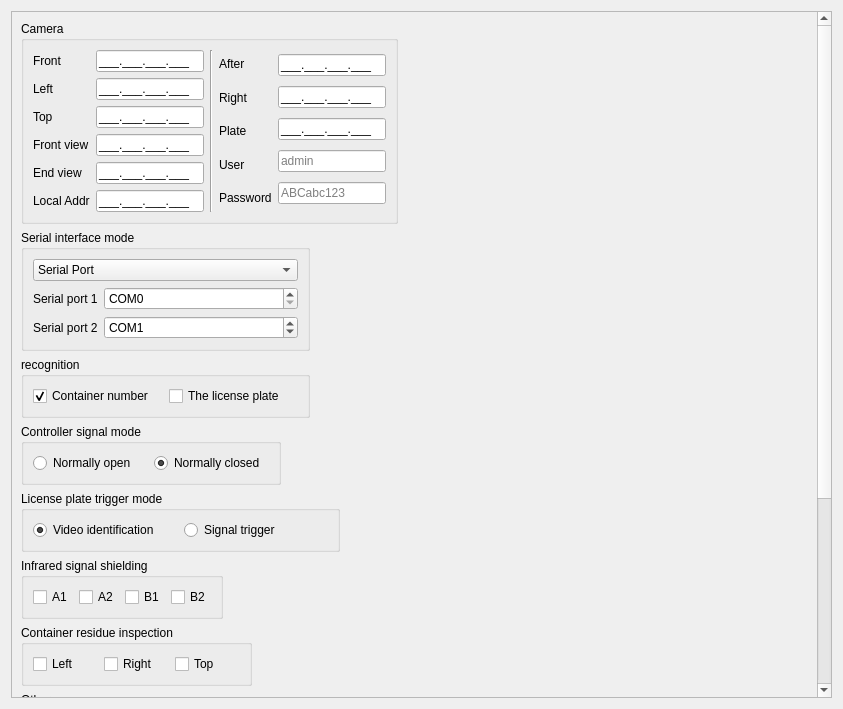
<?xml version="1.0" encoding="UTF-8"?>
<ui version="4.0">
 <class>Channel_Setting_Form</class>
 <widget class="QWidget" name="Channel_Setting_Form">
  <property name="geometry">
   <rect>
    <x>0</x>
    <y>0</y>
    <width>843</width>
    <height>709</height>
   </rect>
  </property>
  <property name="windowTitle">
   <string>Form</string>
  </property>
  <property name="autoFillBackground">
   <bool>false</bool>
  </property>
  <layout class="QGridLayout" name="gridLayout_9">
   <item row="0" column="0">
    <widget class="QScrollArea" name="scrollArea">
     <property name="widgetResizable">
      <bool>true</bool>
     </property>
     <property name="alignment">
      <set>Qt::AlignCenter</set>
     </property>
     <widget class="QWidget" name="scrollAreaWidgetContents">
      <property name="geometry">
       <rect>
        <x>0</x>
        <y>-256</y>
        <width>798</width>
        <height>941</height>
       </rect>
      </property>
      <layout class="QGridLayout" name="gridLayout_8">
       <item row="0" column="0" colspan="7">
        <widget class="QGroupBox" name="groupBox">
         <property name="title">
          <string>Camera</string>
         </property>
         <property name="flat">
          <bool>true</bool>
         </property>
         <layout class="QGridLayout" name="gridLayout">
          <item row="0" column="0">
           <layout class="QVBoxLayout" name="verticalLayout">
            <item>
             <widget class="QLabel" name="label_11">
              <property name="text">
               <string>Front</string>
              </property>
             </widget>
            </item>
            <item>
             <widget class="QLabel" name="label_16">
              <property name="text">
               <string>Left</string>
              </property>
             </widget>
            </item>
            <item>
             <widget class="QLabel" name="label_9">
              <property name="text">
               <string>Top</string>
              </property>
             </widget>
            </item>
            <item>
             <widget class="QLabel" name="label_25">
              <property name="text">
               <string>Front view</string>
              </property>
             </widget>
            </item>
            <item>
             <widget class="QLabel" name="label_26">
              <property name="text">
               <string>End view</string>
              </property>
             </widget>
            </item>
            <item>
             <widget class="QLabel" name="label_6">
              <property name="text">
               <string>Local Addr</string>
              </property>
             </widget>
            </item>
           </layout>
          </item>
          <item row="0" column="1">
           <layout class="QVBoxLayout" name="verticalLayout_2">
            <item>
             <widget class="QLineEdit" name="Camera_Front">
              <property name="inputMask">
               <string>000.000.000.000;_</string>
              </property>
             </widget>
            </item>
            <item>
             <widget class="QLineEdit" name="Camera_Left">
              <property name="inputMask">
               <string>000.000.000.000;_</string>
              </property>
             </widget>
            </item>
            <item>
             <widget class="QLineEdit" name="Camera_Top">
              <property name="inputMask">
               <string>000.000.000.000;_</string>
              </property>
             </widget>
            </item>
            <item>
             <widget class="QLineEdit" name="lineEdit_2">
              <property name="inputMask">
               <string>000.000.000.000;_</string>
              </property>
             </widget>
            </item>
            <item>
             <widget class="QLineEdit" name="lineEdit_3">
              <property name="inputMask">
               <string>000.000.000.000;_</string>
              </property>
             </widget>
            </item>
            <item>
             <widget class="QLineEdit" name="lineEdit">
              <property name="inputMask">
               <string>000.000.000.000;_</string>
              </property>
             </widget>
            </item>
           </layout>
          </item>
          <item row="0" column="2">
           <widget class="Line" name="line">
            <property name="orientation">
             <enum>Qt::Vertical</enum>
            </property>
           </widget>
          </item>
          <item row="0" column="3">
           <layout class="QVBoxLayout" name="verticalLayout_3">
            <item>
             <widget class="QLabel" name="label_14">
              <property name="text">
               <string>After</string>
              </property>
             </widget>
            </item>
            <item>
             <widget class="QLabel" name="label_10">
              <property name="text">
               <string>Right</string>
              </property>
             </widget>
            </item>
            <item>
             <widget class="QLabel" name="label_15">
              <property name="text">
               <string>Plate</string>
              </property>
             </widget>
            </item>
            <item>
             <widget class="QLabel" name="label_13">
              <property name="text">
               <string>User</string>
              </property>
             </widget>
            </item>
            <item>
             <widget class="QLabel" name="label_12">
              <property name="text">
               <string>Password</string>
              </property>
             </widget>
            </item>
           </layout>
          </item>
          <item row="0" column="4">
           <layout class="QVBoxLayout" name="verticalLayout_4">
            <item>
             <widget class="QLineEdit" name="Camera_After">
              <property name="inputMask">
               <string>000.000.000.000;_</string>
              </property>
             </widget>
            </item>
            <item>
             <widget class="QLineEdit" name="Camera_Right">
              <property name="inputMask">
               <string>000.000.000.000;_</string>
              </property>
             </widget>
            </item>
            <item>
             <widget class="QLineEdit" name="Camera_Plate">
              <property name="inputMask">
               <string>000.000.000.000;_</string>
              </property>
             </widget>
            </item>
            <item>
             <widget class="QLineEdit" name="Camera_User">
              <property name="placeholderText">
               <string>admin</string>
              </property>
             </widget>
            </item>
            <item>
             <widget class="QLineEdit" name="Camera_Password">
              <property name="placeholderText">
               <string>ABCabc123</string>
              </property>
             </widget>
            </item>
           </layout>
          </item>
         </layout>
        </widget>
       </item>
       <item row="4" column="5" colspan="3">
        <spacer name="horizontalSpacer_5">
         <property name="orientation">
          <enum>Qt::Horizontal</enum>
         </property>
         <property name="sizeHint" stdset="0">
          <size>
           <width>131</width>
           <height>20</height>
          </size>
         </property>
        </spacer>
       </item>
       <item row="6" column="2" colspan="6">
        <spacer name="horizontalSpacer_7">
         <property name="orientation">
          <enum>Qt::Horizontal</enum>
         </property>
         <property name="sizeHint" stdset="0">
          <size>
           <width>131</width>
           <height>20</height>
          </size>
         </property>
        </spacer>
       </item>
       <item row="6" column="0" colspan="2">
        <widget class="QGroupBox" name="groupBox_17">
         <property name="title">
          <string>Container residue inspection</string>
         </property>
         <property name="flat">
          <bool>true</bool>
         </property>
         <layout class="QGridLayout" name="gridLayout_6">
          <item row="0" column="2">
           <widget class="QCheckBox" name="SerialPortOpenState_13">
            <property name="text">
             <string>Top</string>
            </property>
            <property name="checked">
             <bool>false</bool>
            </property>
           </widget>
          </item>
          <item row="0" column="1">
           <widget class="QCheckBox" name="SerialPortOpenState_12">
            <property name="text">
             <string>Right</string>
            </property>
            <property name="checked">
             <bool>false</bool>
            </property>
           </widget>
          </item>
          <item row="0" column="0">
           <widget class="QCheckBox" name="SerialPortOpenState_11">
            <property name="text">
             <string>Left</string>
            </property>
            <property name="checked">
             <bool>false</bool>
            </property>
           </widget>
          </item>
         </layout>
        </widget>
       </item>
       <item row="1" column="4" colspan="4">
        <spacer name="horizontalSpacer_2">
         <property name="orientation">
          <enum>Qt::Horizontal</enum>
         </property>
         <property name="sizeHint" stdset="0">
          <size>
           <width>131</width>
           <height>20</height>
          </size>
         </property>
        </spacer>
       </item>
       <item row="4" column="0" colspan="5">
        <widget class="QGroupBox" name="groupBox_14">
         <property name="title">
          <string>License plate trigger mode</string>
         </property>
         <property name="flat">
          <bool>true</bool>
         </property>
         <layout class="QGridLayout" name="gridLayout_24">
          <item row="0" column="0">
           <widget class="QRadioButton" name="SerialPortOpenState_2">
            <property name="text">
             <string>Video identification</string>
            </property>
            <property name="checked">
             <bool>true</bool>
            </property>
           </widget>
          </item>
          <item row="0" column="1">
           <widget class="QRadioButton" name="SerialPortCloseState_2">
            <property name="text">
             <string>Signal trigger</string>
            </property>
            <property name="checked">
             <bool>false</bool>
            </property>
           </widget>
          </item>
         </layout>
        </widget>
       </item>
       <item row="5" column="0">
        <widget class="QGroupBox" name="groupBox_16">
         <property name="title">
          <string>Infrared signal shielding</string>
         </property>
         <property name="flat">
          <bool>true</bool>
         </property>
         <layout class="QGridLayout" name="gridLayout_5">
          <item row="0" column="1">
           <widget class="QCheckBox" name="SerialPortOpenState_6">
            <property name="text">
             <string>A2</string>
            </property>
            <property name="checked">
             <bool>false</bool>
            </property>
           </widget>
          </item>
          <item row="0" column="3">
           <widget class="QCheckBox" name="SerialPortOpenState_8">
            <property name="text">
             <string>B2</string>
            </property>
            <property name="checked">
             <bool>false</bool>
            </property>
           </widget>
          </item>
          <item row="0" column="2">
           <widget class="QCheckBox" name="SerialPortOpenState_7">
            <property name="text">
             <string>B1</string>
            </property>
            <property name="checked">
             <bool>false</bool>
            </property>
           </widget>
          </item>
          <item row="0" column="0">
           <widget class="QCheckBox" name="SerialPortOpenState_5">
            <property name="text">
             <string>A1</string>
            </property>
            <property name="checked">
             <bool>false</bool>
            </property>
           </widget>
          </item>
         </layout>
        </widget>
       </item>
       <item row="2" column="0" colspan="4">
        <widget class="QGroupBox" name="groupBox_15">
         <property name="title">
          <string>recognition</string>
         </property>
         <property name="flat">
          <bool>true</bool>
         </property>
         <property name="checkable">
          <bool>false</bool>
         </property>
         <layout class="QGridLayout" name="gridLayout_25">
          <item row="0" column="0">
           <widget class="QCheckBox" name="SerialPortOpenState_3">
            <property name="text">
             <string>Container number</string>
            </property>
            <property name="checked">
             <bool>true</bool>
            </property>
           </widget>
          </item>
          <item row="0" column="1">
           <widget class="QCheckBox" name="SerialPortCloseState_3">
            <property name="text">
             <string>The license plate</string>
            </property>
            <property name="checked">
             <bool>false</bool>
            </property>
           </widget>
          </item>
         </layout>
        </widget>
       </item>
       <item row="0" column="7">
        <spacer name="horizontalSpacer">
         <property name="orientation">
          <enum>Qt::Horizontal</enum>
         </property>
         <property name="sizeHint" stdset="0">
          <size>
           <width>117</width>
           <height>20</height>
          </size>
         </property>
        </spacer>
       </item>
       <item row="1" column="0" colspan="4">
        <widget class="QGroupBox" name="groupBox_2">
         <property name="title">
          <string>Serial interface mode</string>
         </property>
         <property name="flat">
          <bool>true</bool>
         </property>
         <layout class="QGridLayout" name="gridLayout_4">
          <item row="0" column="0">
           <widget class="QComboBox" name="ControllerSignalMode">
            <item>
             <property name="text">
              <string>Serial Port</string>
             </property>
            </item>
            <item>
             <property name="text">
              <string>Moxa Tcp Server</string>
             </property>
            </item>
            <item>
             <property name="text">
              <string>IO controller</string>
             </property>
            </item>
           </widget>
          </item>
          <item row="1" column="0">
           <widget class="QStackedWidget" name="stackedWidget">
            <property name="currentIndex">
             <number>0</number>
            </property>
            <widget class="QWidget" name="page">
             <layout class="QGridLayout" name="gridLayout_7">
              <property name="leftMargin">
               <number>0</number>
              </property>
              <property name="topMargin">
               <number>0</number>
              </property>
              <property name="rightMargin">
               <number>0</number>
              </property>
              <property name="bottomMargin">
               <number>0</number>
              </property>
              <item row="1" column="0">
               <layout class="QHBoxLayout" name="horizontalLayout_6">
                <item>
                 <widget class="QLabel" name="label_18">
                  <property name="text">
                   <string>Serial port 2</string>
                  </property>
                 </widget>
                </item>
                <item>
                 <widget class="QSpinBox" name="SerialPort_Tow">
                  <property name="sizePolicy">
                   <sizepolicy hsizetype="Expanding" vsizetype="Fixed">
                    <horstretch>0</horstretch>
                    <verstretch>0</verstretch>
                   </sizepolicy>
                  </property>
                  <property name="prefix">
                   <string>COM</string>
                  </property>
                  <property name="value">
                   <number>1</number>
                  </property>
                 </widget>
                </item>
               </layout>
              </item>
              <item row="0" column="0">
               <layout class="QHBoxLayout" name="horizontalLayout_5">
                <item>
                 <widget class="QLabel" name="label_17">
                  <property name="text">
                   <string>Serial port 1</string>
                  </property>
                 </widget>
                </item>
                <item>
                 <widget class="QSpinBox" name="SerialPort_One">
                  <property name="sizePolicy">
                   <sizepolicy hsizetype="Expanding" vsizetype="Fixed">
                    <horstretch>0</horstretch>
                    <verstretch>0</verstretch>
                   </sizepolicy>
                  </property>
                  <property name="suffix">
                   <string/>
                  </property>
                  <property name="prefix">
                   <string>COM</string>
                  </property>
                 </widget>
                </item>
               </layout>
              </item>
             </layout>
            </widget>
            <widget class="QWidget" name="page_2">
             <layout class="QGridLayout" name="gridLayout_3">
              <property name="leftMargin">
               <number>0</number>
              </property>
              <property name="topMargin">
               <number>0</number>
              </property>
              <property name="rightMargin">
               <number>0</number>
              </property>
              <property name="bottomMargin">
               <number>0</number>
              </property>
              <item row="0" column="0">
               <layout class="QHBoxLayout" name="horizontalLayout_9">
                <item>
                 <widget class="QLabel" name="label_2">
                  <property name="text">
                   <string>Address1</string>
                  </property>
                 </widget>
                </item>
                <item>
                 <widget class="QLineEdit" name="SerialAddr_One">
                  <property name="inputMask">
                   <string>000.000.000.000;_</string>
                  </property>
                 </widget>
                </item>
               </layout>
              </item>
              <item row="1" column="0">
               <layout class="QHBoxLayout" name="horizontalLayout_10">
                <item>
                 <widget class="QLabel" name="label_4">
                  <property name="text">
                   <string>Address2</string>
                  </property>
                 </widget>
                </item>
                <item>
                 <widget class="QLineEdit" name="SerialAddr_Tow">
                  <property name="inputMask">
                   <string>000.000.000.000;_</string>
                  </property>
                  <property name="text">
                   <string>...</string>
                  </property>
                 </widget>
                </item>
               </layout>
              </item>
              <item row="0" column="1">
               <layout class="QHBoxLayout" name="horizontalLayout_11">
                <item>
                 <widget class="QLabel" name="label_3">
                  <property name="text">
                   <string>Port1</string>
                  </property>
                 </widget>
                </item>
                <item>
                 <widget class="QSpinBox" name="Port_One"/>
                </item>
               </layout>
              </item>
              <item row="1" column="1">
               <layout class="QHBoxLayout" name="horizontalLayout_12">
                <item>
                 <widget class="QLabel" name="label_5">
                  <property name="text">
                   <string>Port2</string>
                  </property>
                 </widget>
                </item>
                <item>
                 <widget class="QSpinBox" name="Port_Tow"/>
                </item>
               </layout>
              </item>
             </layout>
            </widget>
            <widget class="QWidget" name="page_3">
             <layout class="QGridLayout" name="gridLayout_10">
              <item row="0" column="0">
               <widget class="QLabel" name="label_24">
                <property name="text">
                 <string>Address</string>
                </property>
               </widget>
              </item>
              <item row="0" column="1">
               <widget class="QLineEdit" name="SerialAddr_One_2">
                <property name="inputMask">
                 <string>000.000.000.000;_</string>
                </property>
               </widget>
              </item>
             </layout>
            </widget>
           </widget>
          </item>
         </layout>
        </widget>
       </item>
       <item row="2" column="5" colspan="3">
        <spacer name="horizontalSpacer_3">
         <property name="orientation">
          <enum>Qt::Horizontal</enum>
         </property>
         <property name="sizeHint" stdset="0">
          <size>
           <width>131</width>
           <height>20</height>
          </size>
         </property>
        </spacer>
       </item>
       <item row="7" column="6" colspan="2">
        <spacer name="horizontalSpacer_8">
         <property name="orientation">
          <enum>Qt::Horizontal</enum>
         </property>
         <property name="sizeHint" stdset="0">
          <size>
           <width>124</width>
           <height>20</height>
          </size>
         </property>
        </spacer>
       </item>
       <item row="3" column="0" colspan="3">
        <widget class="QGroupBox" name="groupBox_13">
         <property name="title">
          <string>Controller signal mode</string>
         </property>
         <property name="flat">
          <bool>true</bool>
         </property>
         <layout class="QGridLayout" name="gridLayout_23">
          <item row="0" column="0">
           <widget class="QRadioButton" name="SerialPortOpenState">
            <property name="text">
             <string>Normally open</string>
            </property>
            <property name="checked">
             <bool>false</bool>
            </property>
           </widget>
          </item>
          <item row="0" column="1">
           <widget class="QRadioButton" name="SerialPortCloseState">
            <property name="text">
             <string>Normally closed</string>
            </property>
            <property name="checked">
             <bool>true</bool>
            </property>
           </widget>
          </item>
         </layout>
        </widget>
       </item>
       <item row="3" column="3" colspan="5">
        <spacer name="horizontalSpacer_4">
         <property name="orientation">
          <enum>Qt::Horizontal</enum>
         </property>
         <property name="sizeHint" stdset="0">
          <size>
           <width>131</width>
           <height>20</height>
          </size>
         </property>
        </spacer>
       </item>
       <item row="5" column="1" colspan="7">
        <spacer name="horizontalSpacer_6">
         <property name="orientation">
          <enum>Qt::Horizontal</enum>
         </property>
         <property name="sizeHint" stdset="0">
          <size>
           <width>131</width>
           <height>20</height>
          </size>
         </property>
        </spacer>
       </item>
       <item row="7" column="0" colspan="6">
        <widget class="QGroupBox" name="groupBox_3">
         <property name="title">
          <string>Other</string>
         </property>
         <property name="flat">
          <bool>true</bool>
         </property>
         <layout class="QGridLayout" name="gridLayout_2">
          <item row="0" column="0">
           <layout class="QVBoxLayout" name="verticalLayout_5">
            <item>
             <widget class="QLabel" name="label_19">
              <property name="text">
               <string>Alias</string>
              </property>
             </widget>
            </item>
            <item>
             <widget class="QLabel" name="label">
              <property name="text">
               <string>Channel number</string>
              </property>
             </widget>
            </item>
            <item>
             <widget class="QLabel" name="label_8">
              <property name="text">
               <string>A1 delayed snapshot time</string>
              </property>
             </widget>
            </item>
            <item>
             <widget class="QLabel" name="label_22">
              <property name="text">
               <string>B1 delayed snapshot time</string>
              </property>
             </widget>
            </item>
            <item>
             <widget class="QLabel" name="label_23">
              <property name="text">
               <string>Identification number</string>
              </property>
             </widget>
            </item>
            <item>
             <widget class="QLabel" name="label_20">
              <property name="text">
               <string>Container Camera Model</string>
              </property>
             </widget>
            </item>
            <item>
             <widget class="QLabel" name="label_21">
              <property name="text">
               <string>Plate Camera  Model         </string>
              </property>
             </widget>
            </item>
            <item>
             <widget class="QLabel" name="label_7">
              <property name="text">
               <string>The plug-in version</string>
              </property>
             </widget>
            </item>
           </layout>
          </item>
          <item row="0" column="1">
           <layout class="QVBoxLayout" name="verticalLayout_6">
            <item>
             <widget class="QLineEdit" name="Alias">
              <property name="placeholderText">
               <string>Container access gate</string>
              </property>
             </widget>
            </item>
            <item>
             <widget class="QSpinBox" name="Channel_Number">
              <property name="sizePolicy">
               <sizepolicy hsizetype="Expanding" vsizetype="Fixed">
                <horstretch>0</horstretch>
                <verstretch>0</verstretch>
               </sizepolicy>
              </property>
              <property name="alignment">
               <set>Qt::AlignCenter</set>
              </property>
              <property name="minimum">
               <number>0</number>
              </property>
             </widget>
            </item>
            <item>
             <widget class="QDoubleSpinBox" name="doubleSpinBox">
              <property name="alignment">
               <set>Qt::AlignCenter</set>
              </property>
              <property name="decimals">
               <number>1</number>
              </property>
             </widget>
            </item>
            <item>
             <widget class="QDoubleSpinBox" name="doubleSpinBox_2">
              <property name="alignment">
               <set>Qt::AlignCenter</set>
              </property>
              <property name="decimals">
               <number>1</number>
              </property>
             </widget>
            </item>
            <item>
             <widget class="QSpinBox" name="spinBox">
              <property name="alignment">
               <set>Qt::AlignCenter</set>
              </property>
              <property name="minimum">
               <number>1</number>
              </property>
              <property name="maximum">
               <number>3</number>
              </property>
             </widget>
            </item>
            <item>
             <widget class="QComboBox" name="Container_Camera_Model">
              <property name="sizePolicy">
               <sizepolicy hsizetype="Expanding" vsizetype="Fixed">
                <horstretch>0</horstretch>
                <verstretch>0</verstretch>
               </sizepolicy>
              </property>
              <item>
               <property name="text">
                <string>HCNET</string>
               </property>
              </item>
              <item>
               <property name="text">
                <string>DAHUA</string>
               </property>
              </item>
              <item>
               <property name="text">
                <string>TCP</string>
               </property>
              </item>
             </widget>
            </item>
            <item>
             <widget class="QComboBox" name="Plate_Camera_Model">
              <property name="sizePolicy">
               <sizepolicy hsizetype="Expanding" vsizetype="Fixed">
                <horstretch>0</horstretch>
                <verstretch>0</verstretch>
               </sizepolicy>
              </property>
              <item>
               <property name="text">
                <string>hikvision</string>
               </property>
              </item>
              <item>
               <property name="text">
                <string>WTY</string>
               </property>
              </item>
             </widget>
            </item>
            <item>
             <widget class="QComboBox" name="Plate_Camera_Model_2">
              <property name="sizePolicy">
               <sizepolicy hsizetype="Expanding" vsizetype="Fixed">
                <horstretch>0</horstretch>
                <verstretch>0</verstretch>
               </sizepolicy>
              </property>
              <item>
               <property name="text">
                <string>1.0</string>
               </property>
              </item>
              <item>
               <property name="text">
                <string>1.1</string>
               </property>
              </item>
              <item>
               <property name="text">
                <string>1.2</string>
               </property>
              </item>
              <item>
               <property name="text">
                <string>2.0</string>
               </property>
              </item>
             </widget>
            </item>
           </layout>
          </item>
         </layout>
        </widget>
       </item>
      </layout>
     </widget>
    </widget>
   </item>
  </layout>
 </widget>
 <resources/>
 <connections>
  <connection>
   <sender>ControllerSignalMode</sender>
   <signal>currentIndexChanged(int)</signal>
   <receiver>stackedWidget</receiver>
   <slot>setCurrentIndex(int)</slot>
   <hints>
    <hint type="sourcelabel">
     <x>396</x>
     <y>251</y>
    </hint>
    <hint type="destinationlabel">
     <x>441</x>
     <y>288</y>
    </hint>
   </hints>
  </connection>
 </connections>
</ui>
